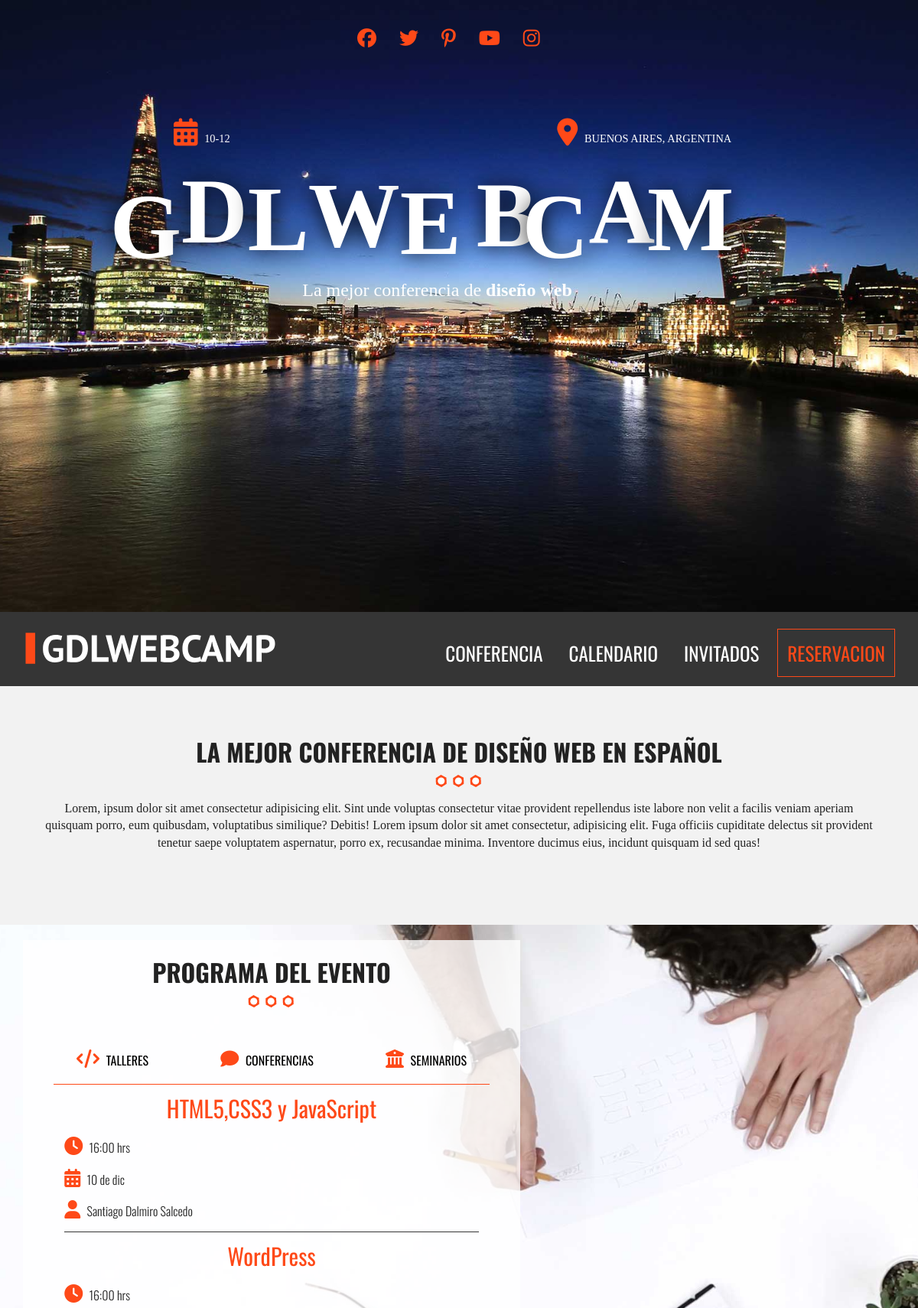
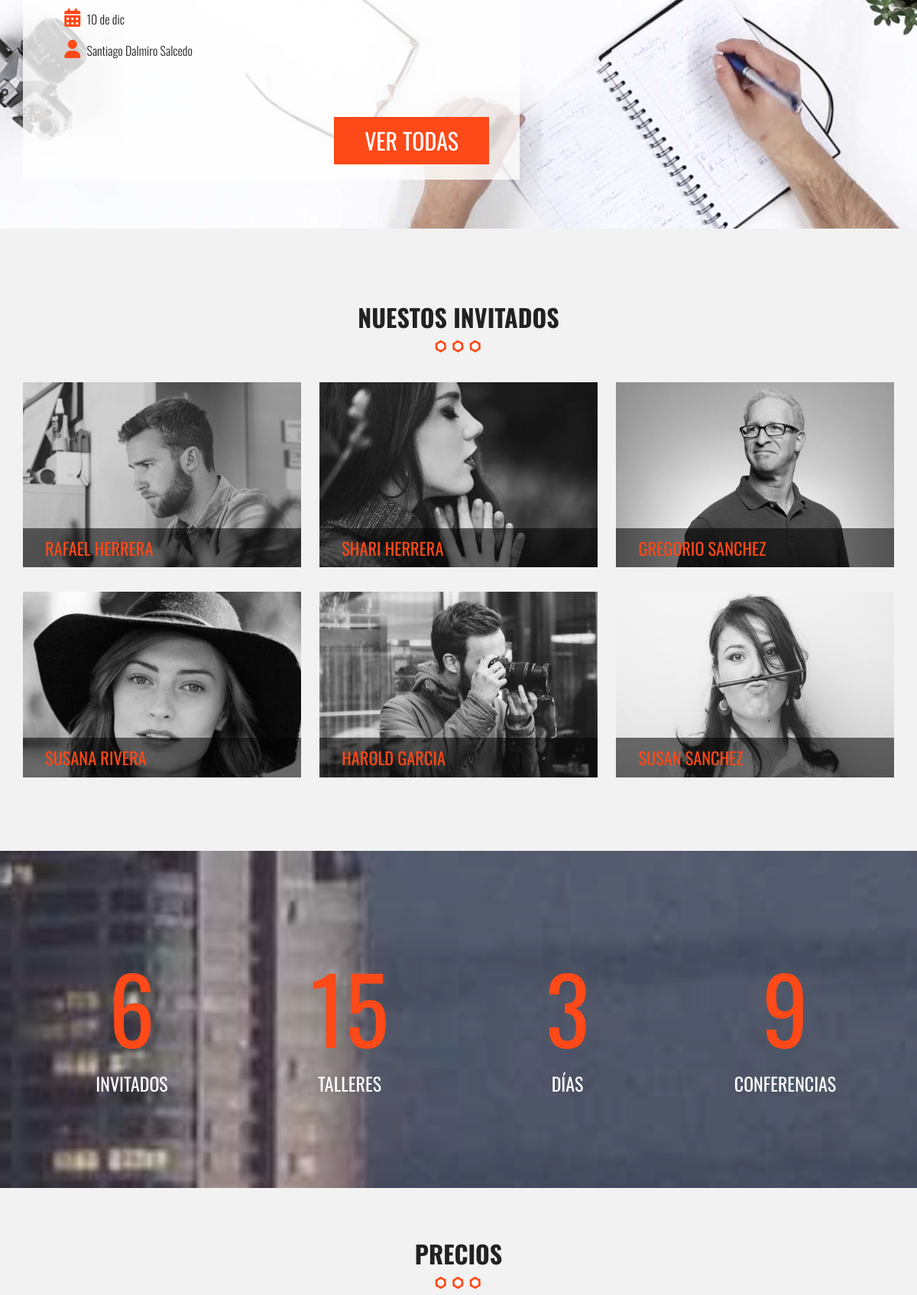
The page / (upper part) on the database its author committed (2 pictures, top to bottom).
### tables this page shows
CREATE TABLE `invitados` (
  `invitado_id` tinyint(10) NOT NULL,
  `nombre_invitado` varchar(60) NOT NULL,
  `apellido_invitado` varchar(60) NOT NULL,
  `descripcion` text NOT NULL,
  `url_imagen` varchar(50) NOT NULL
);

### includes/templates/invitado.php (the view, shortened to what this page needs)
<section class="contenedor seccion head-invitados">
    <h2>Nuestos invitados</h2>
    <div class="img-programa">
        <img src="./img/separador.png" alt="">
    </div>
    <ul class="contenedor-invitados">
        <?php
        try {
            require_once('includes/funciones/db_conect.php');
            $sql = " SELECT * FROM invitados ";
            $resultado = $conn->query($sql);
        } catch (\Exception $e) {
            echo $e->getMessage();
        }
        ?>
        <?php
        while ($invitados = $resultado->fetch_assoc()) { ?>
            <li class="flex-invitados">
                <a class="invitado-info" href="#invitados<?php echo $invitados['invitado_id'] ?>">
                    <div class="invitados">
                        <img src="./img/<?php echo $invitados['url_imagen'] ?>" alt="invitado">
                        <p><?php echo $invitados['nombre_invitado'] . " " . $invitados['apellido_invitado'] ?></p>
                    </div>
                </a>
            </li>
        <?php } ?>
    </ul>
</section>

### includes/templates/header.php (shortened to what this page needs)
<!doctype html>
<html class="no-js" lang="">
<head>
    <link rel="stylesheet" href="css/normalize.css">
    <link rel="stylesheet" href="https://unpkg.com/leaflet@1.6.0/dist/leaflet.css" />
    <?php
    $archivo = basename($_SERVER['PHP_SELF']);
    $pagina = str_replace(".php", "", $archivo);
    if ($pagina == "invitados" || $pagina == "index") {
        echo '<link rel="stylesheet" href="./css/colorbox.css">';
    } else if ($pagina == "conferencia") {
        echo '<link rel="stylesheet" href="./css/lightbox.css">';
    }
    ?>
    <link rel="stylesheet" href="./css/main.css">
</head>
<body class="<?php echo $pagina?>">
    <header id="" class="fondo-header clearfix">
        <div class="contenedor clearfix">
            <div class="iconos">
                <i class="fab fa-facebook"></i>
                <i class="fab fa-twitter"></i>
                <i class="fab fa-pinterest-p"></i>
                <i class="fab fa-youtube"></i>
                <i class="fab fa-instagram"></i>
            </div>
            <div class="contenedor texto-header">
                <div class="iconos-main clearfix">
                    <p class="calendar-o"><i class="fas fa-calendar-alt"></i> 10-12</p>
                    <p class="pin"><i class="fas fa-map-marker-alt"></i> Buenos Aires, Argentina</p>
                </div>
                <div class="texto-spa">
                    <h1 class="text-main">GdlWebcam</h1>
                    <p class="last-text">La mejor conferencia de <span>diseño web</span></p>
                </div>
            </div>
        </div>
    </header>
    <div class="barra">
        <div class="contenedor clearfix">
            <a href="./index.php">
                <div class="logo">
                    <img src="./img/logo.svg" alt="">
                </div>
            </a>
            <div class="navegacion-principal">
                <nav class="navegacion">
                    <a href="./conferencia.php">conferencia</a>
                    <a href="./calendario.php">calendario</a>
                    <a href="./invitados.php">invitados</a>
                    <a href="./registro.php">reservacion</a>
                </nav>
            </div>
        </div>
    </div>

### index.php (shortened to what this page needs)
<?php include  'includes/templates/header.php'; ?>
<section class="seccion margin contenedor">
  <div class="text-eventos">
    <h2>La mejor conferencia de diseño web en español</h2>
    <div>
      <img src="./img/separador.png" alt="">
    </div>
    <p>
      Lorem, ipsum dolor sit amet consectetur adipisicing elit. Sint unde voluptas consectetur vitae provident repellendus iste labore non velit a facilis veniam aperiam quisquam porro, eum quibusdam, voluptatibus similique? Debitis!
      Lorem ipsum dolor sit amet consectetur, adipisicing elit. Fuga officiis cupiditate delectus sit provident tenetur saepe voluptatem aspernatur, porro ex, recusandae minima. Inventore ducimus eius, incidunt quisquam id sed quas!</p>
  </div>
</section>
<section class="fondo-section">
  <div class="contenedor">
    <div class="contenido-programa clearfix">
      <div class="programa no-margin">
        <h2>programa del evento</h2>
        <div class="img-programa">
          <img src="./img/separador.png" alt="">
        </div>
        <nav class="navegacion-talleres ">
          <a href="#talleres"><i class="fa fa-code"></i> talleres</a>
          <a href="#conferencias"><i class="fa fa-comment"></i> Conferencias</a>
          <a href="#seminarios"><i class="fa fa-university"></i> Seminarios</a>
        </nav>
      </div>
      <div id="talleres" class="info-curso ocultar contenedor">
        <div class="detalle-evento">
          <h3>HTML5,CSS3 y JavaScript</h3>
          <p><i class="fa fa-clock"></i> 16:00 hrs</i></p>
          <p><i class="fa fa-calendar"></i> 10 de dic</i></p>
          <p><i class="fa fa-user"></i> Santiago Dalmiro Salcedo</p>
        </div>
        <div class="detalle-evento">
          <h3>WordPress</h3>
          <p><i class="fa fa-clock"></i> 16:00 hrs</i></p>
          <p><i class="fa fa-calendar"></i> 10 de dic</i></p>
          <p><i class="fa fa-user"></i> Santiago Dalmiro Salcedo</p>
        </div>
      </div>
        <a href="./calendario.php" class="ver-todas">Ver todas</a>
    </div>
  </div>
</section>
<?php include 'includes/templates/invitado.php'; ?>
<div class="contador parallax">
  <div class="contenedor">
    <ul class="contenido-evento clearfix">
      <li>
        <p class="numero"></p> Invitados
      </li>
      <li>
        <p class="numero"></p> Talleres
      </li>
      <li>
        <p class="numero"></p> Días
      </li>
      <li>
        <p class="numero"></p> Conferencias
      </li>
    </ul>
  </div>
</div>
<section class="seccion contenedor">
  <h2>Precios</h2>
  <div class="img-programa">
    <img src="./img/separador.png" alt="">
  </div>
</section>
<?php include 'includes/templates/footer.php'; ?>

### includes/templates/footer.php (shortened to what this page needs)
</body>
</html>

### rows shown on the page
invitados: url_imagen (picture), nombre_invitado "RAFAEL", apellido_invitado "HERRERA"
invitados: url_imagen (picture), nombre_invitado "SHARI", apellido_invitado "HERRERA"
invitados: url_imagen (picture), nombre_invitado "GREGORIO", apellido_invitado "SANCHEZ"
invitados: url_imagen (picture), nombre_invitado "SUSANA", apellido_invitado "RIVERA"
invitados: url_imagen (picture), nombre_invitado "HAROLD", apellido_invitado "GARCIA"
invitados: url_imagen (picture), nombre_invitado "SUSAN", apellido_invitado "SANCHEZ"
